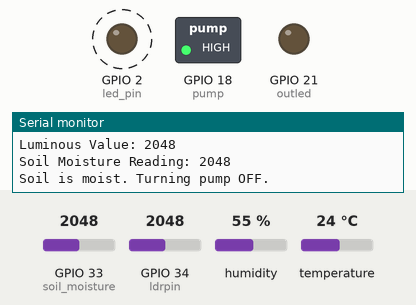
Recording of a sketch running on a simulated ESP32. Shown: switched loads named in the sketch (green lamp = pin HIGH), output pins drawn as LEDs (lit = HIGH), the last lines printed to the serial monitor. Dashed ring = blinking. The inputs (shaded band) are chosen by the test bench; at power-on: GPIO 33 (soil_moisture) = 2048, GPIO 34 (ldrpin) = 2048, humidity 55 %, temperature 24 °C. WiFi joins after 1.5 s; servers stay silent unless stated.

Above: at 2.39 s.
2.8 s: GPIO 33 (soil_moisture) set to 3437
6.3 s: GPIO 33 (soil_moisture) set to 3547
At 6.69 s:
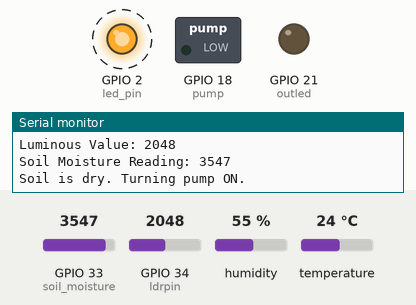
9.8 s: GPIO 34 (ldrpin) set to 2941
13.3 s: GPIO 34 (ldrpin) set to 3039
At 13.78 s:
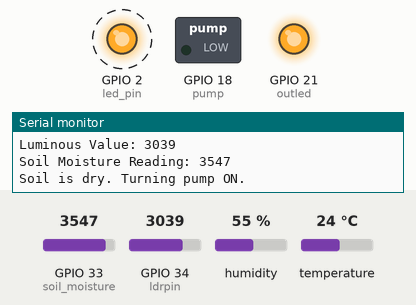
16.8 s: GPIO 33 (soil_moisture) set to 3460
At 17.32 s:
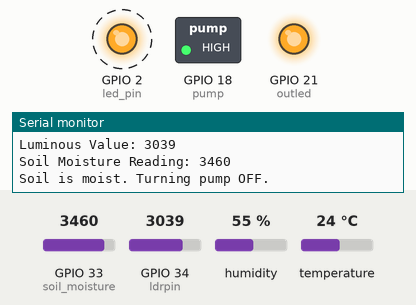
20.3 s: GPIO 33 (soil_moisture) set to 3540
At 21.12 s:
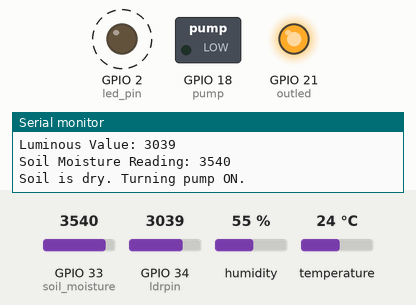
Timing chart, 0 to 24.8 s (numbered marks = the images above; inputs shaded):
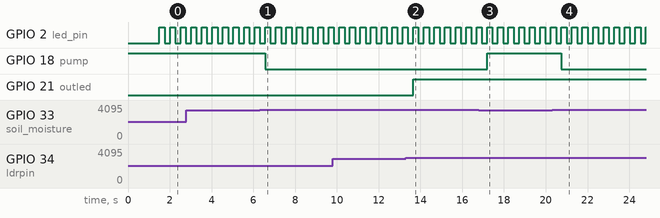

The sketch:

greenhouse.ino
```cpp
#include <WiFi.h>
#include <WebServer.h>
#include "DHT.h"

// WiFi credentials
const char* ssid = "your_ssid_name";
const char* password = "your_password";

// Web server running on port 80
WebServer server(80);

// LED blinking
int led_pin = 2;

// Auto light
uint8_t outled = 21;

// LDR
#define ldrpin 34
int ldrVal;

// Temperature and humidity
#define DHTTYPE DHT22
uint8_t dhtpin = 5;
DHT dht(dhtpin, DHTTYPE);
float temperature;
float humidity;

// Soil moisture and water pump
#define soil_moisture 33
#define pump 18
int moistureThreshold = 3500;
int moistureVal;

void setup() {
  Serial.begin(115200);

  // LED blink
  pinMode(led_pin, OUTPUT);

  // Auto light
  pinMode(outled, OUTPUT);

  // Soil moisture and water pump
  pinMode(soil_moisture, INPUT);
  pinMode(pump, OUTPUT);
  digitalWrite(pump, HIGH); // OFF by default

  // DHT sensor
  dht.begin();

  // Connect to Wi-Fi
  WiFi.begin(ssid, password);
  Serial.print("Connecting to WiFi");
  while (WiFi.status() != WL_CONNECTED) {
    delay(500);
    Serial.print(".");
  }
  Serial.println("\nConnected to WiFi!");
  Serial.println(WiFi.localIP());

  // Start server
  server.on("/", handleRoot);
  server.begin();
  Serial.println("HTTP server started");
}

void loop() {
  // Blink LED
  digitalWrite(led_pin, HIGH);
  delay(250);
  digitalWrite(led_pin, LOW);
  delay(250);

  // Update sensor values
  dht22();
  ldr();
  soil_moisture_check();

  // Handle client request
  server.handleClient();
}

void dht22() {
  temperature = dht.readTemperature();
  humidity = dht.readHumidity();

  Serial.print("Temperature = ");
  Serial.print(temperature);
  Serial.print("\tHumidity = ");
  Serial.println(humidity);
}

void ldr() {
  ldrVal = analogRead(ldrpin);
  Serial.print("Luminous Value: ");
  Serial.println(ldrVal);
  if (ldrVal > 3000) {
    outled_on();
  } else {
    outled_off();
  }
}

void outled_on() {
  digitalWrite(outled, HIGH);
}

void outled_off() {
  digitalWrite(outled, LOW);
}

void soil_moisture_check() {
  moistureVal = analogRead(soil_moisture);
  Serial.print("Soil Moisture Reading: ");
  Serial.println(moistureVal);

  if (moistureVal > moistureThreshold) {
    Serial.println("Soil is dry. Turning pump ON.");
    digitalWrite(pump, LOW);
  } else {
    Serial.println("Soil is moist. Turning pump OFF.");
    digitalWrite(pump, HIGH);
  }
}

// Serve webpage
void handleRoot() {
  String html = "<!DOCTYPE html><html><head><meta charset='UTF-8'><meta name='viewport' content='width=device-width, initial-scale=1'><title>Greenhouse Monitor</title></head><body style='font-family:sans-serif;text-align:center;background:#e0ffe0;'>";

  html += "<h2>🌱 Greenhouse Sensor Dashboard</h2>";
  html += "<p><strong>🌡 Temperature:</strong> " + String(temperature) + " °C</p>";
  html += "<p><strong>💧 Humidity:</strong> " + String(humidity) + " %</p>";
  html += "<p><strong>🌞 Light (LDR):</strong> " + String(ldrVal) + "</p>";
  html += "<p><strong>🌱 Soil Moisture:</strong> " + String(moistureVal) + "</p>";

  html += "<p><em>Refresh page for updated values.</em></p>";
  html += "</body></html>";

  server.send(200, "text/html", html);
}
```

Measured:
- the behaviour switches between 3500 and 3501 on GPIO 33 (soil_moisture) (found by bisection; images 0 and 1)
- the behaviour switches between 3000 and 3001 on GPIO 34 (ldrpin) (found by bisection; images 1 and 2)
- after the input at 6.3 s, GPIO 18 (pump): HIGH → LOW after 0.27 s
- after the input at 13.3 s, GPIO 21 (outled): LOW → HIGH after 0.35 s
- after the input at 16.8 s, GPIO 18 (pump): LOW → HIGH after 0.40 s
- after the input at 20.3 s, GPIO 18 (pump): HIGH → LOW after 0.45 s
- by itself, GPIO 2 (led_pin): alternates HIGH for 0.25 s and LOW for 0.25 s
